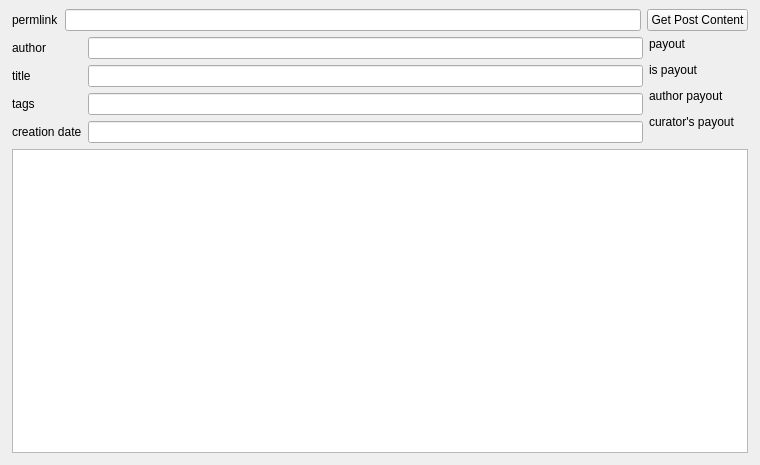
<?xml version="1.0" encoding="UTF-8"?>
<ui version="4.0">
 <class>MainWindow</class>
 <widget class="QMainWindow" name="MainWindow">
  <property name="geometry">
   <rect>
    <x>0</x>
    <y>0</y>
    <width>760</width>
    <height>465</height>
   </rect>
  </property>
  <property name="windowTitle">
   <string>Hive Post Content</string>
  </property>
  <widget class="QWidget" name="centralwidget">
   <layout class="QGridLayout" name="gridLayout">
    <property name="leftMargin">
     <number>12</number>
    </property>
    <property name="rightMargin">
     <number>12</number>
    </property>
    <property name="bottomMargin">
     <number>12</number>
    </property>
    <item row="1" column="1">
     <layout class="QFormLayout" name="formLayout_2">
      <property name="verticalSpacing">
       <number>12</number>
      </property>
      <item row="0" column="0">
       <widget class="QLabel" name="label_5">
        <property name="text">
         <string>payout</string>
        </property>
       </widget>
      </item>
      <item row="0" column="1">
       <widget class="QLabel" name="payout">
        <property name="text">
         <string/>
        </property>
       </widget>
      </item>
      <item row="1" column="0">
       <widget class="QLabel" name="label_6">
        <property name="text">
         <string>is payout</string>
        </property>
       </widget>
      </item>
      <item row="1" column="1">
       <widget class="QLabel" name="is_payout">
        <property name="text">
         <string/>
        </property>
       </widget>
      </item>
      <item row="2" column="0">
       <widget class="QLabel" name="label_7">
        <property name="text">
         <string>author payout</string>
        </property>
       </widget>
      </item>
      <item row="2" column="1">
       <widget class="QLabel" name="authors_payout">
        <property name="text">
         <string/>
        </property>
       </widget>
      </item>
      <item row="3" column="0">
       <widget class="QLabel" name="label_11">
        <property name="text">
         <string>curator's payout</string>
        </property>
       </widget>
      </item>
      <item row="3" column="1">
       <widget class="QLabel" name="curators_payout">
        <property name="text">
         <string/>
        </property>
       </widget>
      </item>
     </layout>
    </item>
    <item row="0" column="0" colspan="2">
     <layout class="QHBoxLayout" name="horizontalLayout">
      <item>
       <widget class="QLabel" name="PermlinkLabel">
        <property name="text">
         <string>permlink</string>
        </property>
       </widget>
      </item>
      <item>
       <widget class="QLineEdit" name="TextBoxPermlink"/>
      </item>
      <item>
       <widget class="QPushButton" name="GetPostInfoButton">
        <property name="text">
         <string>Get Post Content</string>
        </property>
       </widget>
      </item>
     </layout>
    </item>
    <item row="1" column="0">
     <layout class="QFormLayout" name="formLayout">
      <item row="0" column="0">
       <widget class="QLabel" name="label">
        <property name="text">
         <string>author</string>
        </property>
       </widget>
      </item>
      <item row="0" column="1">
       <widget class="QLineEdit" name="author"/>
      </item>
      <item row="1" column="0">
       <widget class="QLabel" name="label_2">
        <property name="text">
         <string>title</string>
        </property>
       </widget>
      </item>
      <item row="1" column="1">
       <widget class="QLineEdit" name="title"/>
      </item>
      <item row="2" column="0">
       <widget class="QLabel" name="label_3">
        <property name="text">
         <string>tags</string>
        </property>
       </widget>
      </item>
      <item row="2" column="1">
       <widget class="QLineEdit" name="tags"/>
      </item>
      <item row="3" column="0">
       <widget class="QLabel" name="label_4">
        <property name="text">
         <string>creation date</string>
        </property>
       </widget>
      </item>
      <item row="3" column="1">
       <widget class="QLineEdit" name="creationdate"/>
      </item>
     </layout>
    </item>
    <item row="2" column="0" colspan="2">
     <widget class="QTextBrowser" name="body"/>
    </item>
   </layout>
  </widget>
 </widget>
 <resources/>
 <connections/>
</ui>
